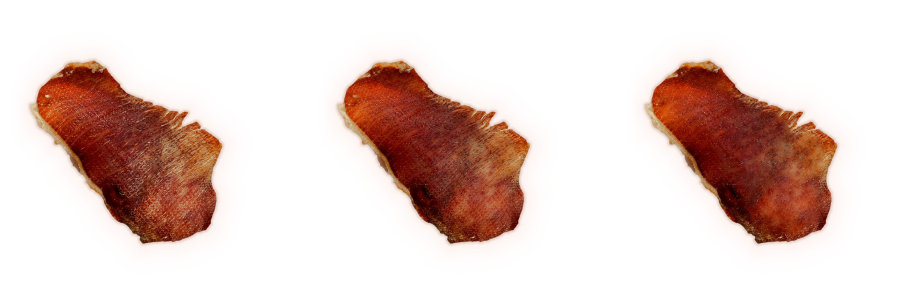
#> input picture assets/pork-jerky-retextured/_piece1-lines-comparison.jpg, 1830 x 600 px (shown at 1/2 size)
$ python seg.py _piece1-lines-comparison.jpg out.png
#> lines starting #> are read from the running program, lines starting #| are printed output that depends on the picture; after the words box and inside, x2 and y2 are one past the last pixel; in counts of white or black regions, pixels touching at a corner belong together
import sys, numpy as np
from PIL import Image
from scipy import ndimage as ndi
def segment(path):
#> called with path = '_piece1-lines-comparison.jpg'
    a=np.asarray(Image.open(path).convert('RGB')).astype(np.float32)
    R,G,B=a[...,0],a[...,1],a[...,2]
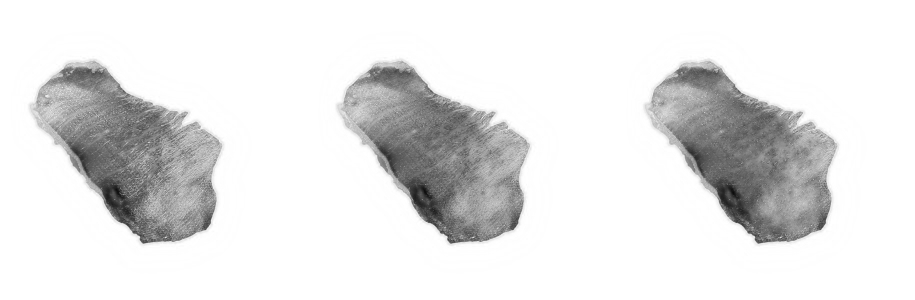
#> R: shape (600, 1830) float32 (shown at 1/2 size); min 10, max 255, mean 228.4
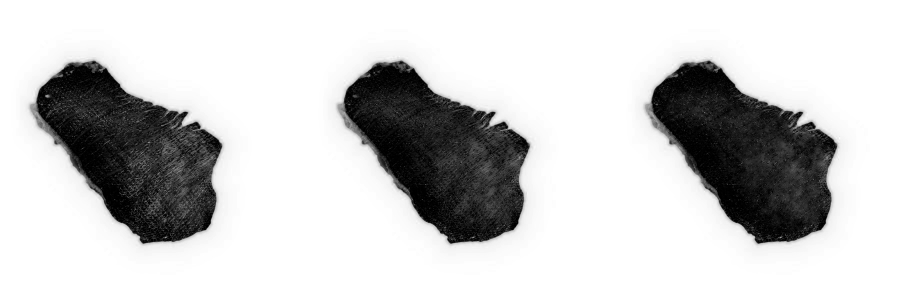
#> B: shape (600, 1830) float32 (shown at 1/2 size); min 0, max 255, mean 203.4
    mask=((R-B)>9)&((R-G)>12)
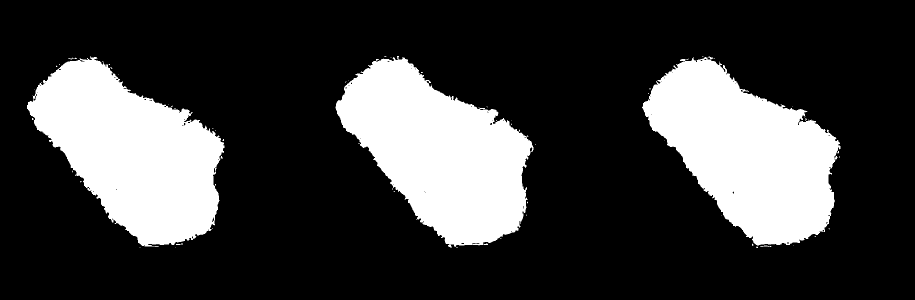
#> mask: shape (600, 1830) bool (shown at 1/2 size); 23.9% white; 65 white regions (59 under 20 px), largest, box (x1, y1, x2, y2) and area: (671, 112, 1067, 496) 87629, (1284, 113, 1681, 491) 87412, (54, 113, 449, 494) 87357, (1521, 491, 1539, 494) 30, (137, 115, 154, 119) 28, (352, 487, 366, 490) 26
    mask=ndi.binary_opening(mask,iterations=2)
#> mask: shape (600, 1830) bool; 23.7% white; 5 white regions (2 under 20 px), largest, box (x1, y1, x2, y2) and area: (671, 115, 1066, 495) 87012, (1284, 117, 1681, 491) 86707, (54, 115, 449, 493) 86643
    mask=ndi.binary_closing(mask,iterations=3)
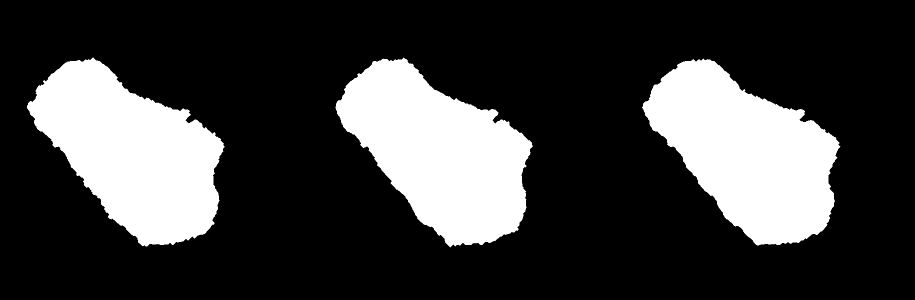
#> mask: shape (600, 1830) bool (shown at 1/2 size); 23.8% white; 3 white regions, box (x1, y1, x2, y2) and area: (671, 115, 1066, 495) 87291, (1284, 117, 1681, 491) 86993, (54, 115, 449, 493) 86896
    # fill only small holes (keep real holes in the meat)
    holes=ndi.binary_fill_holes(mask)&~mask
#> holes: shape (600, 1830) bool; every value is 0
    hl,hn=ndi.label(holes)
#> hl: shape (600, 1830) int32; every value is 0
#> hn = 0
    if hn:
        hs=ndi.sum(holes,hl,range(1,hn+1))
        small=np.isin(hl,np.where(hs<4000)[0]+1)
        mask|=small
    return a,mask
if __name__=='__main__':
    a,mask=segment(sys.argv[1])
    lab,n=ndi.label(mask)
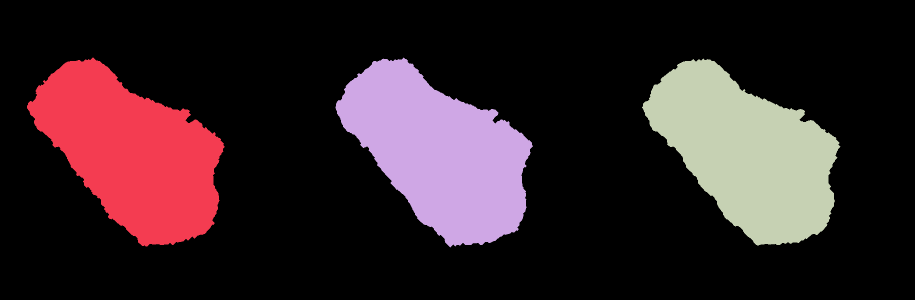
#> lab: shape (600, 1830) int32 (shown at 1/2 size); 4 distinct labels, from 0 to 3; one colour per label, 0 black
#> n = 3
    vis=a.copy(); vis[~mask]=vis[~mask]*0.3+np.array([0,255,0])*0.7
#> after `vis[~mask] = vis[~mask] * 0.3 + np.array([0, 255, 0]) * 0.7`:
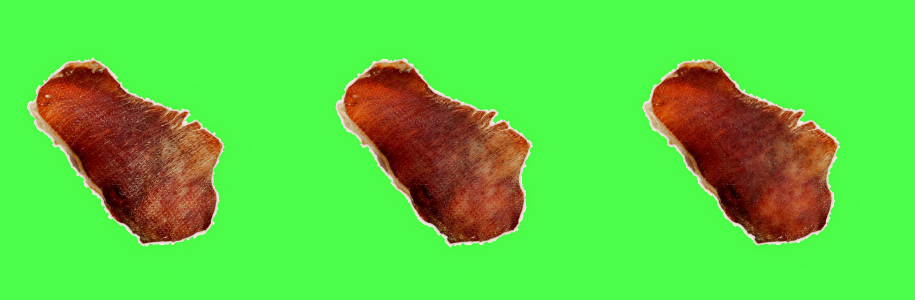
#> vis: shape (600, 1830, 3) float32 (shown at 1/2 size); mean R, G, B 93.4, 210.4, 68.3
    for i,sl in enumerate(ndi.find_objects(lab),1):
        s=(lab[sl]==i).sum()
        if s>8000: print(i,s,sl[1].start,sl[0].start,sl[1].stop,sl[0].stop)
#> this loop made 3 passes
#> s on passes 1 to 3: 86896, 87291, 86993
#| 1 86896 54 115 449 493
#| 2 87291 671 115 1066 495
#| 3 86993 1284 117 1681 491
    Image.fromarray(vis.astype(np.uint8)).resize((1000,750)).save(sys.argv[2])
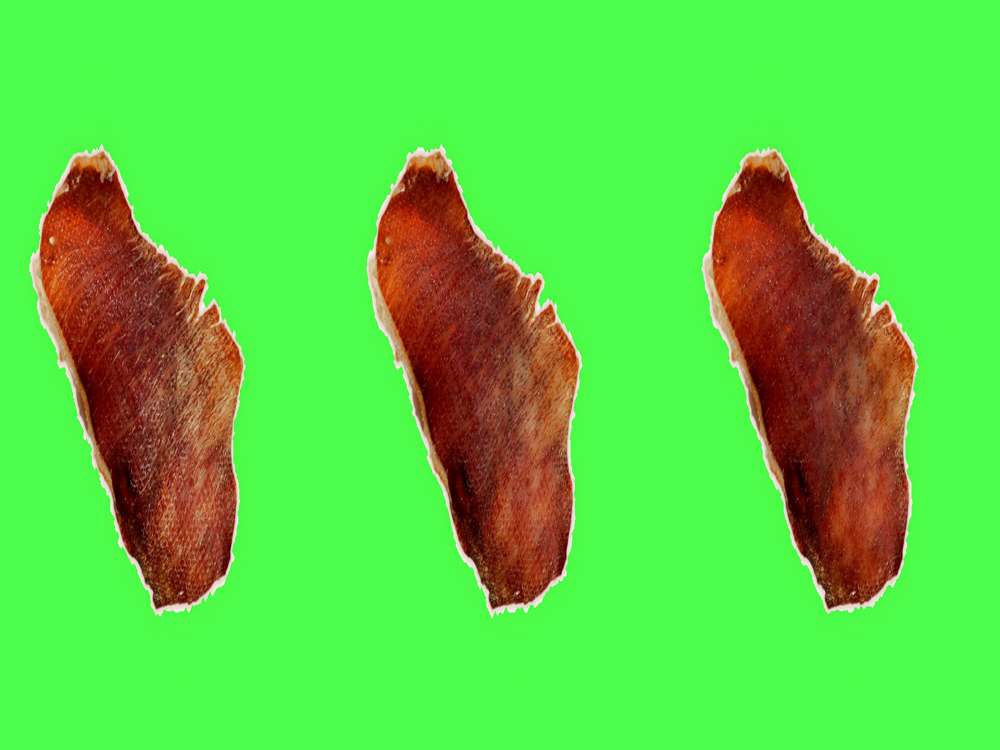
#> saved as out.png: PIL image 1000x750 RGB; mean R, G, B 92.1, 209.5, 67.8

$ run again, on assets/pork-jerky-retextured/pork-jerky-piece-2.png
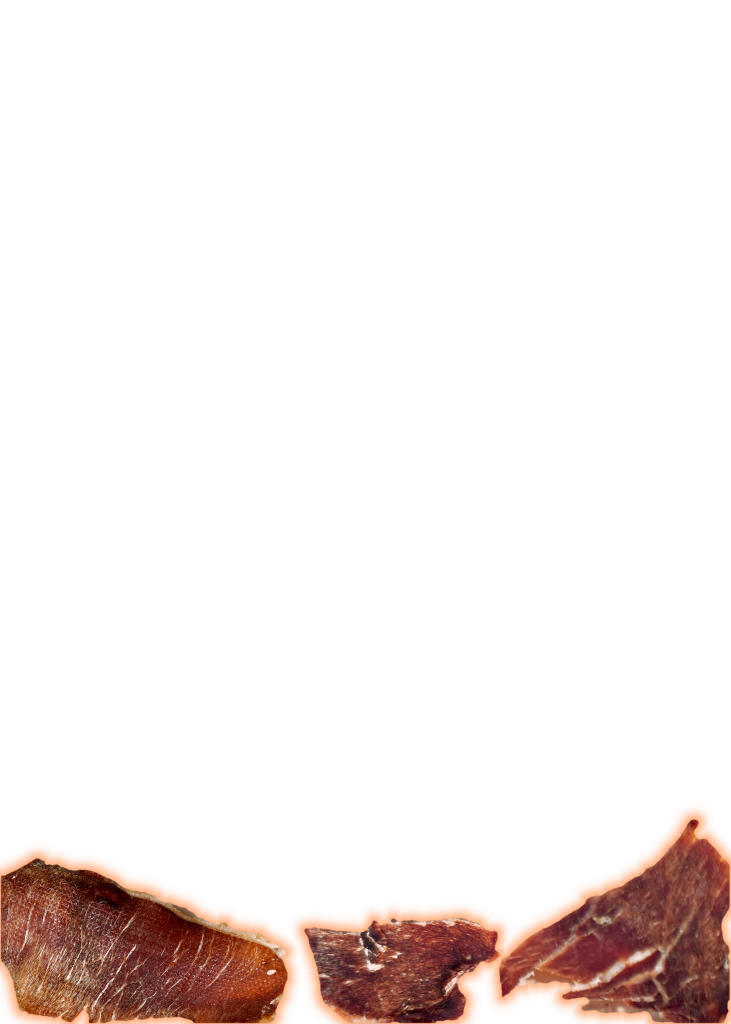
#> input picture assets/pork-jerky-retextured/pork-jerky-piece-2.png, 1461 x 2048 px (shown at 1/2 size)
#> in segment, `mask=((R-B)>9)&((R-G)>12)`:
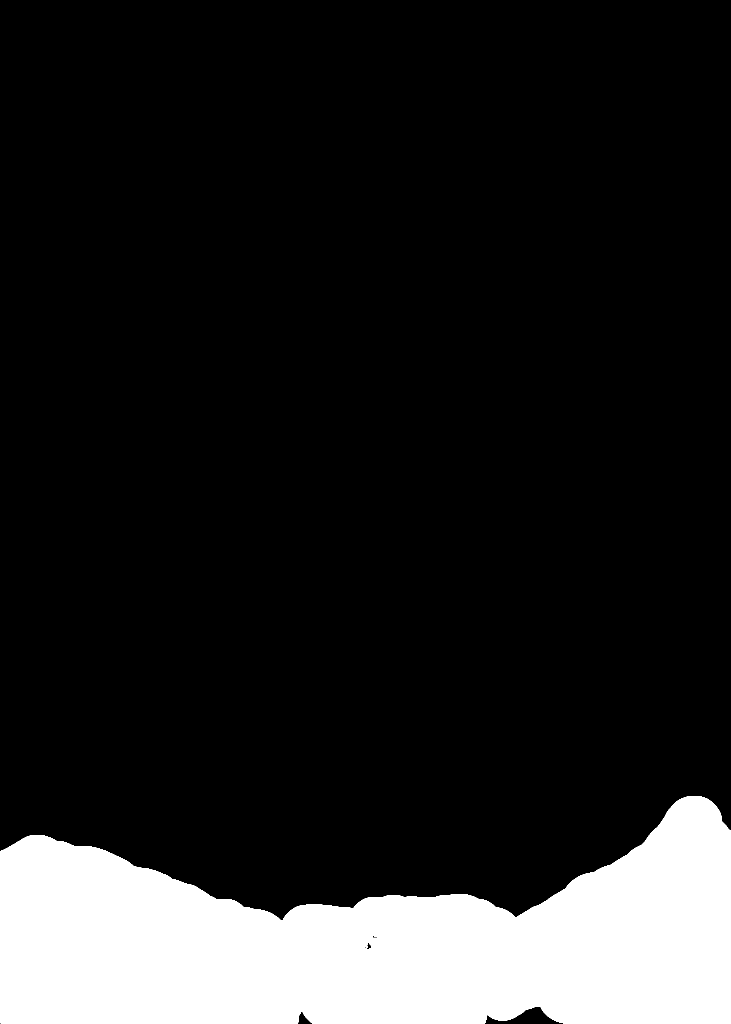
#> mask: shape (2048, 1461) bool (shown at 1/2 size); 14.5% white; 1 white region, box (x1, y1, x2, y2) and area: (0, 1592, 1461, 2048) 433221
#> holes: shape (2048, 1461) bool; 0% white; 1 white region, box (x1, y1, x2, y2) and area: (731, 1888, 743, 1899) 75
#> hn = 1
#> hs = [75]
#> lab: shape (2048, 1461) int32; values 0 (black) and 1 (white), 14.3% white; 1 white region, box (x1, y1, x2, y2) and area: (3, 1592, 1458, 2045) 427340
#> n = 1
#> the loop `for i,sl in enumerate(ndi.find_objects(lab),1):` made 1 pass
#> (i, s) on pass 1: (1, 427340)
#> (printed output is left out)
#> `Image.fromarray(vis.astype(np.uint8)).resize((1000,750)).save(sys.argv..`:
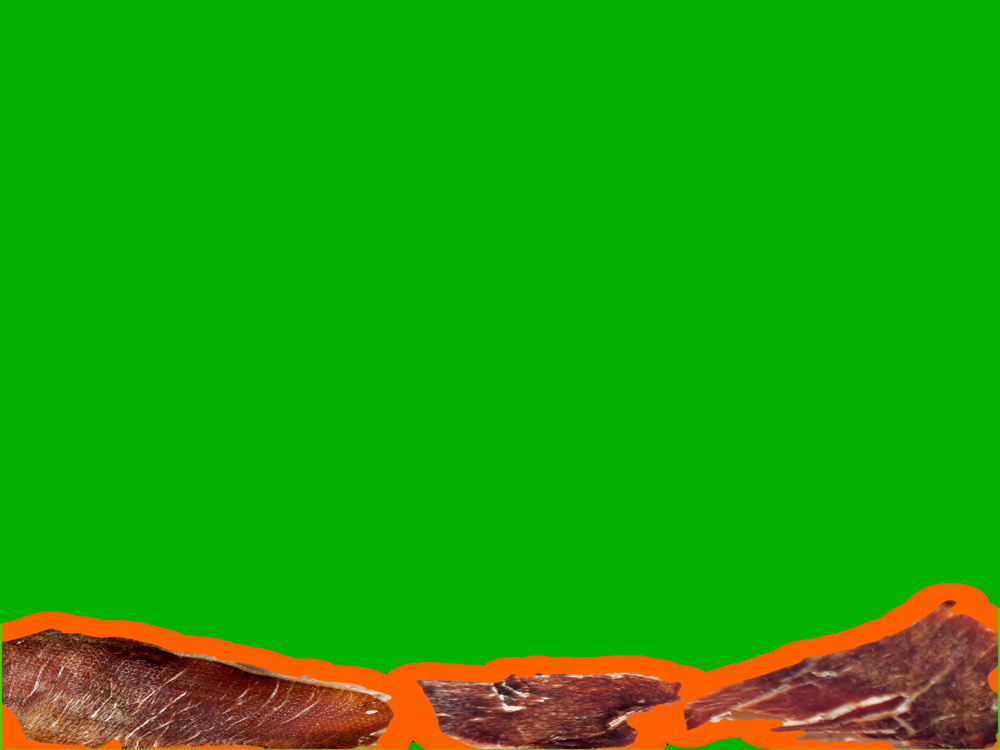
#> saved as out.png: PIL image 1000x750 RGB; mean R, G, B 23.7, 163.5, 5.8

$ run again, on assets/pork-jerky-retextured/pork-jerky-piece-3.png
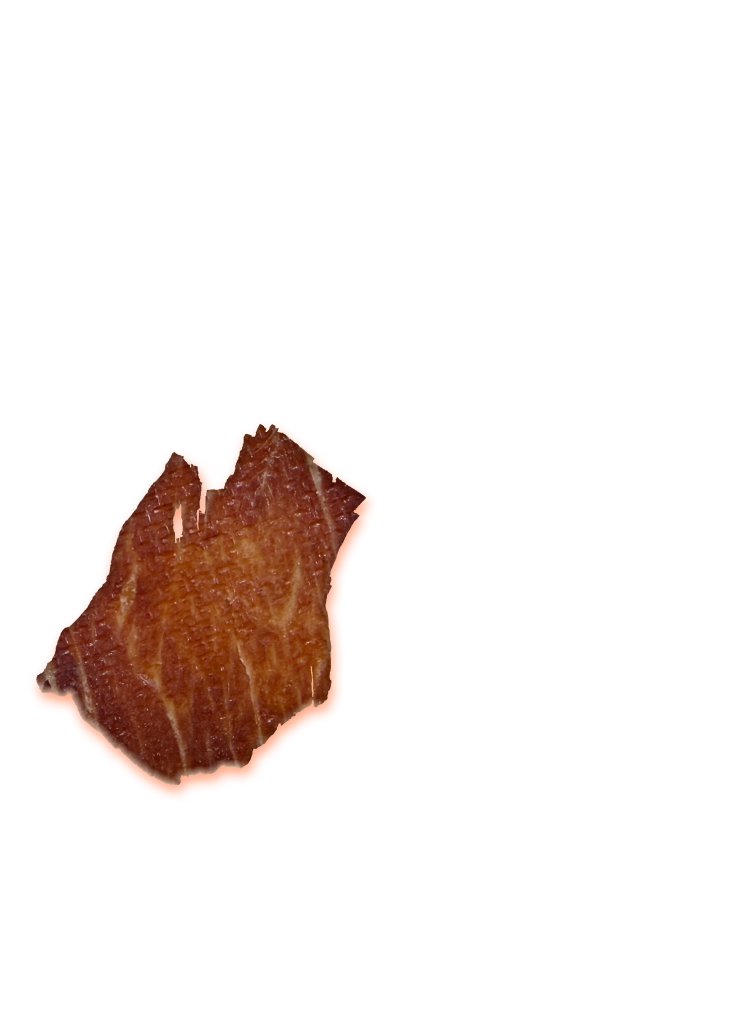
#> input picture assets/pork-jerky-retextured/pork-jerky-piece-3.png, 1461 x 2048 px (shown at 1/2 size)
#> in segment, `mask=((R-B)>9)&((R-G)>12)`:
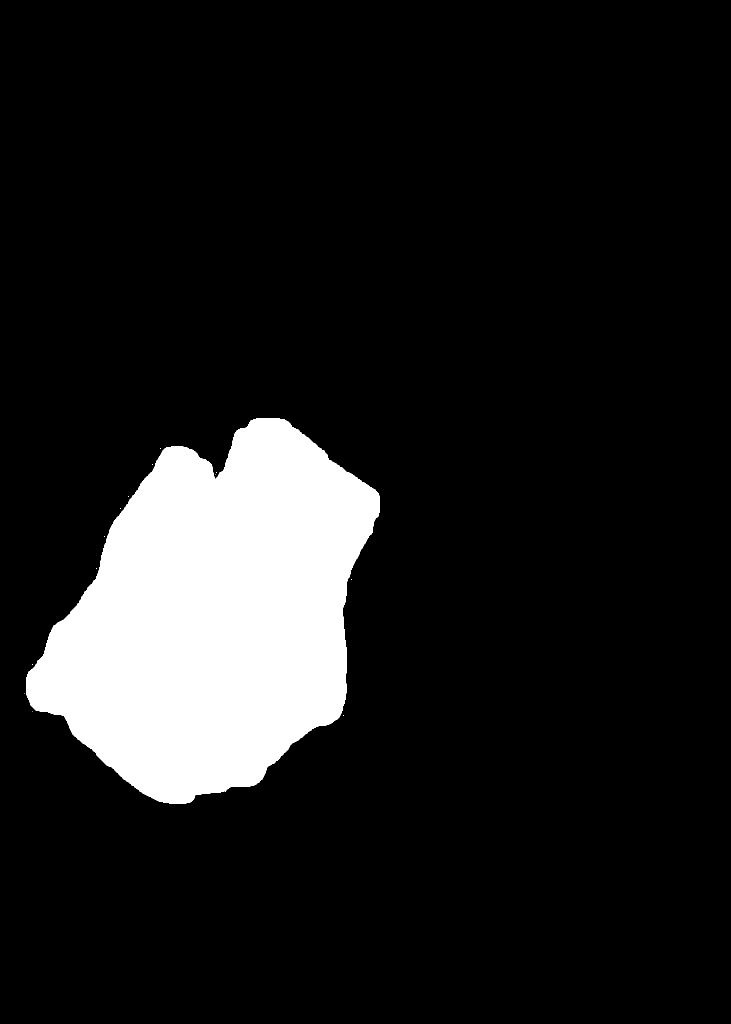
#> mask: shape (2048, 1461) bool (shown at 1/2 size); 11.7% white; 15 white regions (14 under 20 px), largest, box (x1, y1, x2, y2) and area: (53, 837, 759, 1607) 348564
#> holes: shape (2048, 1461) bool; every value is 0
#> hl: shape (2048, 1461) int32; every value is 0
#> hn = 0
#> lab: shape (2048, 1461) int32; values 0 (black) and 1 (white), 11.6% white; 1 white region, box (x1, y1, x2, y2) and area: (53, 837, 759, 1607) 348260
#> n = 1
#> the loop `for i,sl in enumerate(ndi.find_objects(lab),1):` made 1 pass
#> (i, s) on pass 1: (1, 348260)
#> (printed output is left out)
#> `Image.fromarray(vis.astype(np.uint8)).resize((1000,750)).save(sys.argv..`:
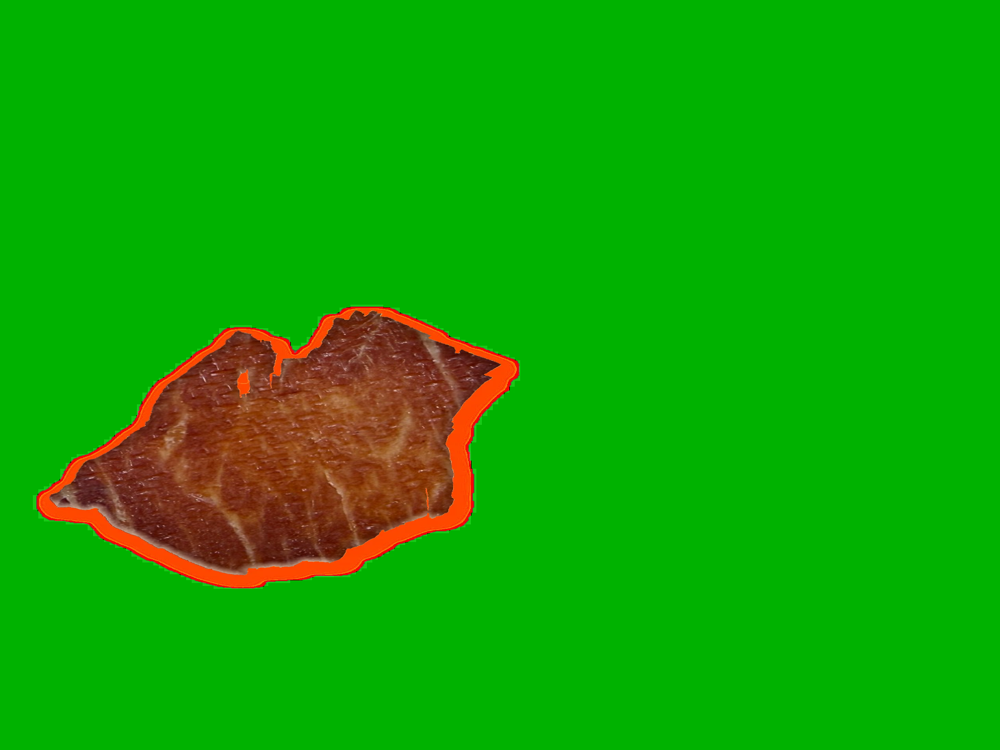
#> saved as out.png: PIL image 1000x750 RGB; mean R, G, B 17.6, 164.4, 3.3
